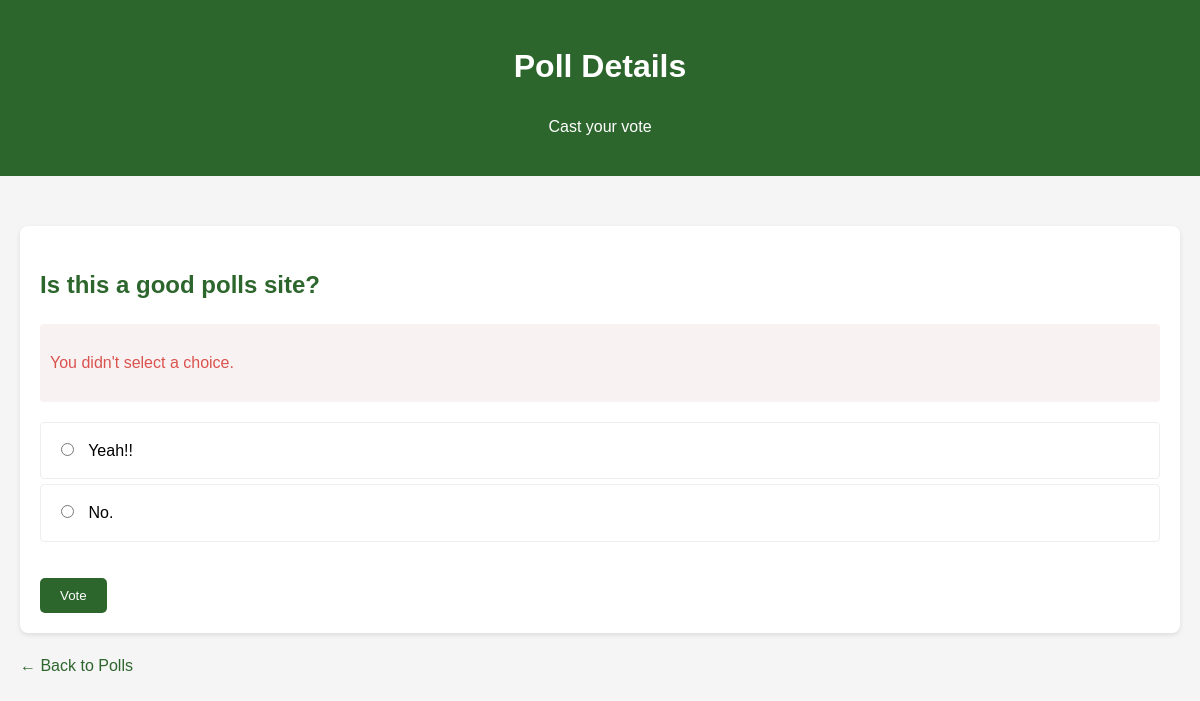
Page /polls/10/vote/ on the committed database.
### polls/models.py (models this page shows, shortened)
class Question(models.Model):
    question_text = models.CharField(max_length=200)
    pub_date = models.DateTimeField("Date published")

class Choice(models.Model):
    question = models.ForeignKey(Question, on_delete=models.CASCADE)
    choice_text = models.CharField(max_length=200)
    votes = models.IntegerField(default=0)

### polls/views.py (the view, shortened to what this page needs)
# urls.py: path("<int:question_id>/vote/", views.vote, name="vote"),
def vote(request, question_id):
    question = get_object_or_404(Question, pk=question_id)
    if not request.user.is_superuser:
        if f'voted_{question_id}' in request.session:
            return render(request, 'polls/detail.html', {
                'question': question,
                'error_message': "You've already voted on this poll.",
                'redirect_url': '/polls/'
            })
    try:
        selected_choice = question.choice_set.get(pk=request.POST["choice"])
    except (KeyError, Choice.DoesNotExist):
        return render(
            request,
            "polls/detail.html",
            {
                "question": question,
                "error_message": "You didn't select a choice.",
            },
        )

### polls/templates/polls/detail.html (shortened to what this page needs)
<!DOCTYPE html>
<html>
<head>
</head>
<body>
    <div class="header">
        <h1>Poll Details</h1>
        <p>Cast your vote</p>
    </div>
    <div class="container">
        <div class="poll-detail">
            <h2 class="poll-question">{{ question.question_text }}</h2>
            {% if error_message %}
                <div class="error-message">
                    <p>{{ error_message }}</p>
                </div>
            {% endif %}
            <form action="{% url 'polls:vote' question.id %}" method="post">
                <ul class="choice-list">
                    {% for choice in question.choice_set.all %}
                        <li class="choice-item">
                            <label>
                                <input type="radio" name="choice" id="choice{{ forloop.counter }}" value="{{ choice.id }}">
                                {{ choice.choice_text }}
                            </label>
                        </li>
                    {% endfor %}
                </ul>
                <input type="submit" value="Vote" class="submit-button">
            </form>
        </div>
        <a href="{% url 'polls:index' %}" class="back-link">← Back to Polls</a>
    </div>
</body>
</html>

### polls/templates/polls/detail.html (style rules this page uses)
body { font-family: Arial, sans-serif; line-height: 1.6; margin: 0; padding: 0; background-color: #f5f5f5; }
.container { max-width: 1200px; margin: 0 auto; padding: 20px; }
.header { background-color: #2d662d; color: white; padding: 20px 0; text-align: center; margin-bottom: 30px; }
.poll-detail { background: white; border-radius: 8px; padding: 20px; box-shadow: 0 2px 5px rgba(0,0,0,0.1); }
.poll-question { color: #2d662d; margin-bottom: 20px; }
.choice-list { list-style: none; padding: 0; }
.choice-item { padding: 10px; margin: 5px 0; border: 1px solid #eee; border-radius: 4px; transition: background-color 0.3s ease; }
.choice-item label { display: block; cursor: pointer; padding: 5px; }
.choice-item input[type="radio"] { margin-right: 10px; }
.submit-button { background-color: #2d662d; color: white; padding: 10px 20px; border: none; border-radius: 5px; cursor: pointer; margin-top: 20px; transition: background-color 0.3s ease; }
.back-link { display: inline-block; margin-top: 20px; color: #2d662d; text-decoration: none; }
.error-message { color: #d9534f; background-color: #f9f2f2; padding: 10px; border-radius: 4px; margin-bottom: 20px; }

### rows in the picture
Question: question_text "Is this a good polls site?"
Choice: choice_text "Yeah!!"
Choice: choice_text "No."

### other values in the picture
{{ error_message }} "You didn't select a choice."
